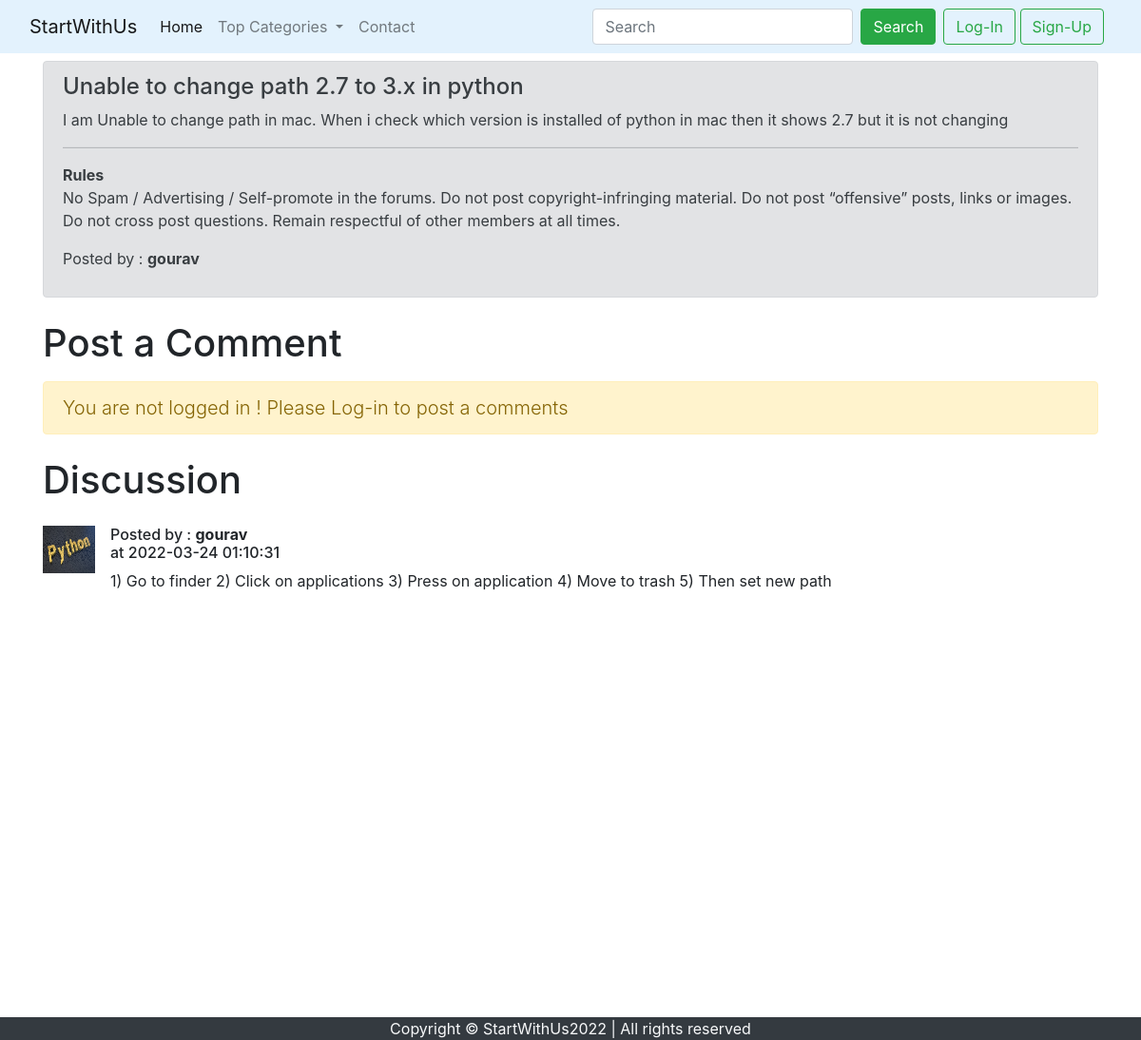
The page /thread.php?thread_id=1 on the database its author committed.
### tables this page shows
CREATE TABLE `threads` (
  `thread_id` int(7) NOT NULL,
  `thread_title` varchar(255) NOT NULL,
  `thread_desc` text NOT NULL,
  `thread_cat_id` int(7) NOT NULL,
  `thread_user_id` int(7) NOT NULL,
  `timestamp` datetime NOT NULL DEFAULT current_timestamp()
);

CREATE TABLE `users` (
  `user_id` int(11) NOT NULL,
  `user_email` varchar(30) NOT NULL,
  `user_password` varchar(255) NOT NULL,
  `creation_date` datetime NOT NULL DEFAULT current_timestamp()
);

CREATE TABLE `comments` (
  `comment_id` int(11) NOT NULL,
  `comment_content` text NOT NULL,
  `thread_id` int(11) NOT NULL,
  `comment_by` int(11) NOT NULL,
  `comment_time` datetime NOT NULL DEFAULT current_timestamp()
);

### thread.php (the view, shortened to what this page needs)
<!doctype html>
<html lang="en">
  <head>
    <link href="https://cdn.jsdelivr.net/npm/bootstrap@5.1.3/dist/css/bootstrap.min.css" rel="stylesheet">
    <link rel="stylesheet" href="https://cdn.jsdelivr.net/npm/bootstrap@4.0.0/dist/css/bootstrap.min.css">
    <link rel="stylesheet" href="partials/_style_for_footer.css">
  </head>
  <body>
    <?php include "partials/_header.php"; ?>
    <?php
        require "partials/_connection.php";
        $id = $_GET['thread_id'];
        $sql = "SELECT * FROM `threads` WHERE `thread_id` = $id";
        $result = mysqli_query($conn,$sql);
        while($row = mysqli_fetch_assoc($result))
        {
            $thread_title =  $row['thread_title'];
            $thread_Desc =  $row['thread_desc'];
            $thread_user_id = $row['thread_user_id'];
            $sql2 = "SELECT `user_email` FROM `users` WHERE `user_id`='$thread_user_id' ";
            $result2 = mysqli_query($conn,$sql2);
            $row2 = mysqli_fetch_assoc($result2);
            $posted_by = $row2['user_email'];
        }
    ?>
    <div class="container">
        <div class="alert alert-secondary mt-2" role="alert">
            <h4 class="alert-heading"><?php echo $thread_title;?></h4>
            <p><?php echo $thread_Desc;?></p>
            <hr>
            <p class="mb-0"><b>Rules</b></p>
            <p>No Spam / Advertising / Self-promote in the forums. Do not post copyright-infringing material. Do not post “offensive” posts, links or images. Do not cross post questions. Remain respectful of other members at all times.</p>
            <p>Posted by : <b><?php echo $posted_by; ?></b></p>
        </div>
    </div>
    <div class="container">
        <h1 class="py-2">Post a Comment</h1>
    <?php
    if(isset($_SESSION['loggedin']) && isset($_SESSION['loggedin']) == true )
    {
        echo '
        <form action=" ' . $_SERVER['REQUEST_URI'] . ' " method="post">
            <div class="mb-3">
                <label for="comment" class="form-label">Type your Comment</label>
                <textarea class="form-control" id="comment" name="comment" rows="3"></textarea>
                <input type="hidden" name="user_id" value=' . $_SESSION['user_id'] . '>
            </div>
            <button type="submit" class="btn btn-outline-success mb-2" name="post_comment">Post Comment</button>
        </form>';
    }
    else
    {
        echo '
        <div class="alert alert-warning" role="alert">
            <div class="lead">
            You are not logged in ! Please Log-in to post a comments
            </div>
        </div>';
    }
    ?>
    </div>
    <div class="container" id="ques">
        <h1 class="py-2">Discussion</h1>
        <?php
            require "partials/_connection.php";
            $id = $_GET['thread_id'];
            $sql = "SELECT * FROM `comments` WHERE `thread_id` = $id";
            $result = mysqli_query($conn,$sql);
            while($row = mysqli_fetch_assoc($result))
            {
                $content =  $row['comment_content'];
                $posted_date = $row['comment_time'];
                $comment_by = $row['comment_by'];
                $sql2 = "SELECT `user_email` FROM `users` WHERE `user_id`='$comment_by' ";
                $result2 = mysqli_query($conn,$sql2);
                $row2 = mysqli_fetch_assoc($result2);
                echo '
                <div class="media my-3">
                    <img class="mr-3" src="img/4.jpg" width="55px" height="50px" alt="...">
                    <div class="media-body">
                        <h6 class="mt-0"> Posted by : <b>' . $row2['user_email'] . '</b><br> at ' . $posted_date . '</h6>
                        ' . $content . '
                    </div>
                </div>';
             }
        ?>
    </div>
    <?php include "partials/_footer.php"; ?>
  </body>
</html>

### partials/_style_for_footer.css (style rules this page uses)
#ques { min-height: 597px; }

### rows shown on the page
threads: thread_title "Unable to change path 2.7 to 3.x in python", thread_desc "I am Unable to change path in mac. When i check which version is installed of python in mac then it shows 2.7 but it is not changing"
users: user_email "gourav"
comments: users.user_email "gourav", comment_time "2022-03-24 01:10:31", comment_content "1) Go to finder 2) Click on applications 3) Press on application 4) Move to trash 5) Then set new path"
